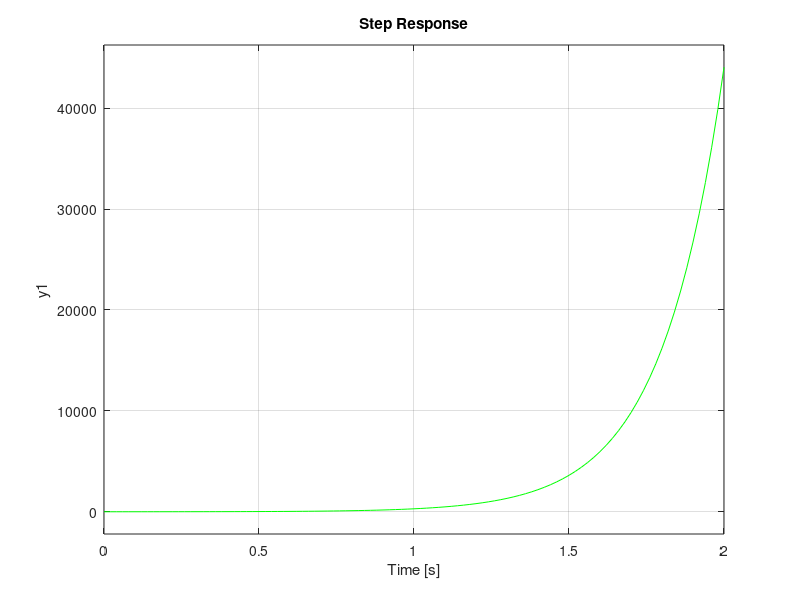
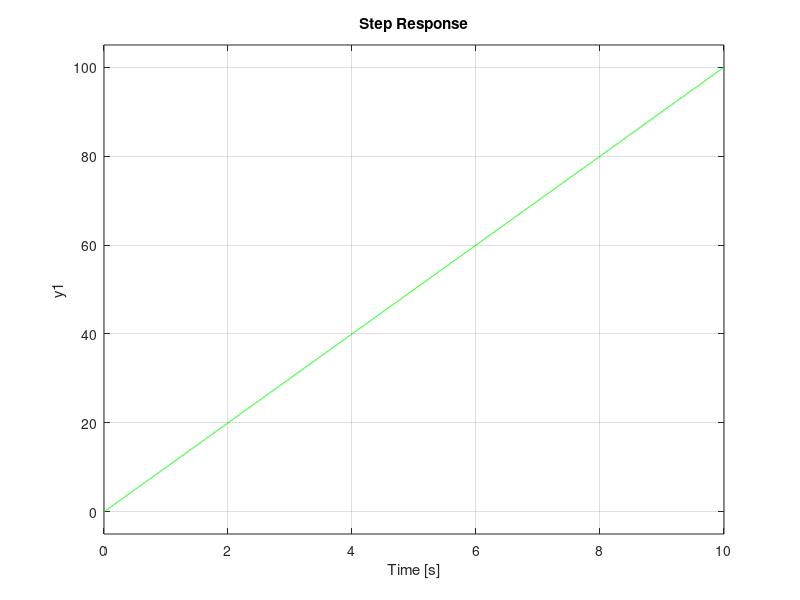
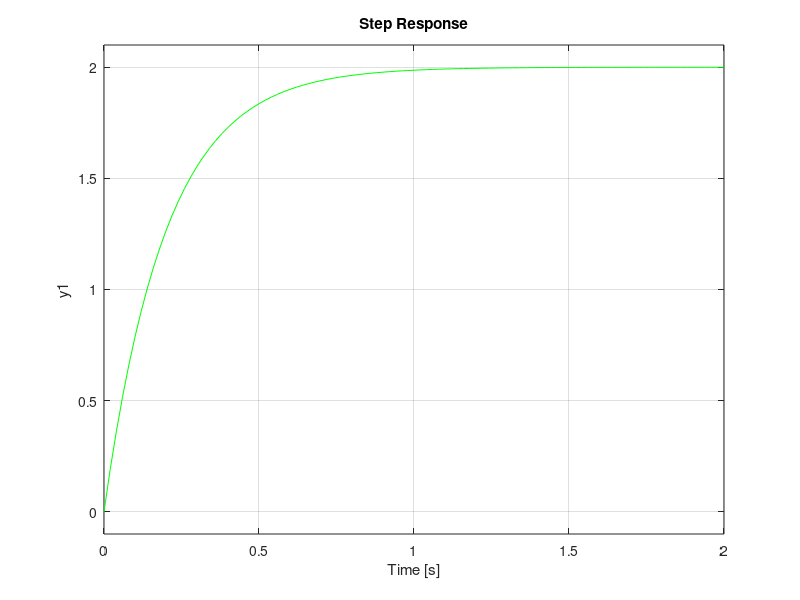
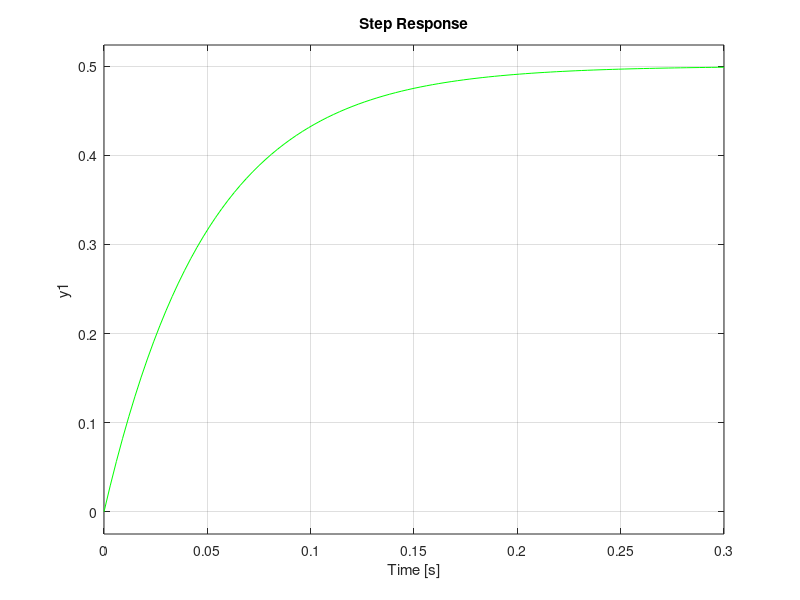

Reproduce these figures in MATLAB, in order.
% Sistemi dinamici SISO LTI, risposte all'impulso e al gradino

s=tf('s');

H1=10/(s-5);
H2=10/s;
H3=10/(s+5);
H4=10/(s+20);

figure(1), impulse(H1,'r');
figure(2), impulse(H2,'r');
figure(3), impulse(H3,'r');
figure(4), impulse(H4,'r');
pause;

figure(1), step(H1,'g');
figure(2), step(H2,'g');
figure(3), step(H3,'g');
figure(4), step(H4,'g');
